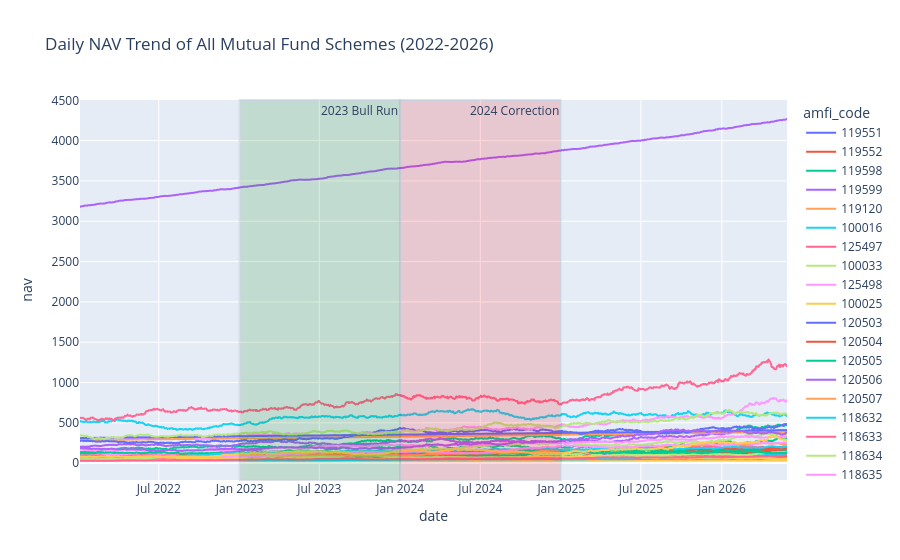

Here is the notebook cell this chart was saved with:
### Code cell
import plotly.express as px

nav["date"] = pd.to_datetime(nav["date"])

fig = px.line(
    nav,
    x="date",
    y="nav",
    color="amfi_code",
    title="Daily NAV Trend of All Mutual Fund Schemes (2022-2026)"
)

fig.add_vrect(
    x0="2023-01-01",
    x1="2023-12-31",
    annotation_text="2023 Bull Run",
    fillcolor="green",
    opacity=0.15
)

fig.add_vrect(
    x0="2024-01-01",
    x1="2024-12-31",
    annotation_text="2024 Correction",
    fillcolor="red",
    opacity=0.15
)

fig.show()

### Figure 1 — Plotly figure (JSON) as saved in the notebook; plotly's stock layout.template omitted (floating-point values rounded to 4 significant figures; data arrays with more than 128 entries replaced by an {"elided": "..."} marker saying what was removed)
{"data": [{"hovertemplate": "amfi_code=119551<br>date=%{x}<br>nav=%{y}<extra></extra>", "legendgroup": "119551", "line": {"color": "#636efa", "dash": "solid"}, "marker": {"symbol": "circle"}, "mode": "lines", "name": "119551", "showlegend": true, "type": "scattergl", "x": {"elided": "1150 str values"}, "xaxis": "x", "y": {"elided": "1150 float values"}, "yaxis": "y"}, {"hovertemplate": "amfi_code=119552<br>date=%{x}<br>nav=%{y}<extra></extra>", "legendgroup": "119552", "line": {"color": "#EF553B", "dash": "solid"}, "marker": {"symbol": "circle"}, "mode": "lines", "name": "119552", "showlegend": true, "type": "scattergl", "x": {"elided": "1150 str values"}, "xaxis": "x", "y": {"elided": "1150 float values"}, "yaxis": "y"}, {"hovertemplate": "amfi_code=119598<br>date=%{x}<br>nav=%{y}<extra></extra>", "legendgroup": "119598", "line": {"color": "#00cc96", "dash": "solid"}, "marker": {"symbol": "circle"}, "mode": "lines", "name": "119598", "showlegend": true, "type": "scattergl", "x": {"elided": "1150 str values"}, "xaxis": "x", "y": {"elided": "1150 float values"}, "yaxis": "y"}, {"hovertemplate": "amfi_code=119599<br>date=%{x}<br>nav=%{y}<extra></extra>", "legendgroup": "119599", "line": {"color": "#ab63fa", "dash": "solid"}, "marker": {"symbol": "circle"}, "mode": "lines", "name": "119599", "showlegend": true, "type": "scattergl", "x": {"elided": "1150 str values"}, "xaxis": "x", "y": {"elided": "1150 float values"}, "yaxis": "y"}, {"hovertemplate": "amfi_code=119120<br>date=%{x}<br>nav=%{y}<extra></extra>", "legendgroup": "119120", "line": {"color": "#FFA15A", "dash": "solid"}, "marker": {"symbol": "circle"}, "mode": "lines", "name": "119120", "showlegend": true, "type": "scattergl", "x": {"elided": "1150 str values"}, "xaxis": "x", "y": {"elided": "1150 float values"}, "yaxis": "y"}, {"hovertemplate": "amfi_code=100016<br>date=%{x}<br>nav=%{y}<extra></extra>", "legendgroup": "100016", "line": {"color": "#19d3f3", "dash": "solid"}, "marker": {"symbol": "circle"}, "mode": "lines", "name": "100016", "showlegend": true, "type": "scattergl", "x": {"elided": "1150 str values"}, "xaxis": "x", "y": {"elided": "1150 float values"}, "yaxis": "y"}, {"hovertemplate": "amfi_code=125497<br>date=%{x}<br>nav=%{y}<extra></extra>", "legendgroup": "125497", "line": {"color": "#FF6692", "dash": "solid"}, "marker": {"symbol": "circle"}, "mode": "lines", "name": "125497", "showlegend": true, "type": "scattergl", "x": {"elided": "1150 str values"}, "xaxis": "x", "y": {"elided": "1150 float values"}, "yaxis": "y"}, {"hovertemplate": "amfi_code=100033<br>date=%{x}<br>nav=%{y}<extra></extra>", "legendgroup": "100033", "line": {"color": "#B6E880", "dash": "solid"}, "marker": {"symbol": "circle"}, "mode": "lines", "name": "100033", "showlegend": true, "type": "scattergl", "x": {"elided": "1150 str values"}, "xaxis": "x", "y": {"elided": "1150 float values"}, "yaxis": "y"}, {"hovertemplate": "amfi_code=125498<br>date=%{x}<br>nav=%{y}<extra></extra>", "legendgroup": "125498", "line": {"color": "#FF97FF", "dash": "solid"}, "marker": {"symbol": "circle"}, "mode": "lines", "name": "125498", "showlegend": true, "type": "scattergl", "x": {"elided": "1150 str values"}, "xaxis": "x", "y": {"elided": "1150 float values"}, "yaxis": "y"}, {"hovertemplate": "amfi_code=100025<br>date=%{x}<br>nav=%{y}<extra></extra>", "legendgroup": "100025", "line": {"color": "#FECB52", "dash": "solid"}, "marker": {"symbol": "circle"}, "mode": "lines", "name": "100025", "showlegend": true, "type": "scattergl", "x": {"elided": "1150 str values"}, "xaxis": "x", "y": {"elided": "1150 float values"}, "yaxis": "y"}, {"hovertemplate": "amfi_code=120503<br>date=%{x}<br>nav=%{y}<extra></extra>", "legendgroup": "120503", "line": {"color": "#636efa", "dash": "solid"}, "marker": {"symbol": "circle"}, "mode": "lines", "name": "120503", "showlegend": true, "type": "scattergl", "x": {"elided": "1150 str values"}, "xaxis": "x", "y": {"elided": "1150 float values"}, "yaxis": "y"}, {"hovertemplate": "amfi_code=120504<br>date=%{x}<br>nav=%{y}<extra></extra>", "legendgroup": "120504", "line": {"color": "#EF553B", "dash": "solid"}, "marker": {"symbol": "circle"}, "mode": "lines", "name": "120504", "showlegend": true, "type": "scattergl", "x": {"elided": "1150 str values"}, "xaxis": "x", "y": {"elided": "1150 float values"}, "yaxis": "y"}, {"hovertemplate": "amfi_code=120505<br>date=%{x}<br>nav=%{y}<extra></extra>", "legendgroup": "120505", "line": {"color": "#00cc96", "dash": "solid"}, "marker": {"symbol": "circle"}, "mode": "lines", "name": "120505", "showlegend": true, "type": "scattergl", "x": {"elided": "1150 str values"}, "xaxis": "x", "y": {"elided": "1150 float values"}, "yaxis": "y"}, {"hovertemplate": "amfi_code=120506<br>date=%{x}<br>nav=%{y}<extra></extra>", "legendgroup": "120506", "line": {"color": "#ab63fa", "dash": "solid"}, "marker": {"symbol": "circle"}, "mode": "lines", "name": "120506", "showlegend": true, "type": "scattergl", "x": {"elided": "1150 str values"}, "xaxis": "x", "y": {"elided": "1150 float values"}, "yaxis": "y"}, {"hovertemplate": "amfi_code=120507<br>date=%{x}<br>nav=%{y}<extra></extra>", "legendgroup": "120507", "line": {"color": "#FFA15A", "dash": "solid"}, "marker": {"symbol": "circle"}, "mode": "lines", "name": "120507", "showlegend": true, "type": "scattergl", "x": {"elided": "1150 str values"}, "xaxis": "x", "y": {"elided": "1150 float values"}, "yaxis": "y"}, {"hovertemplate": "amfi_code=118632<br>date=%{x}<br>nav=%{y}<extra></extra>", "legendgroup": "118632", "line": {"color": "#19d3f3", "dash": "solid"}, "marker": {"symbol": "circle"}, "mode": "lines", "name": "118632", "showlegend": true, "type": "scattergl", "x": {"elided": "1150 str values"}, "xaxis": "x", "y": {"elided": "1150 float values"}, "yaxis": "y"}, {"hovertemplate": "amfi_code=118633<br>date=%{x}<br>nav=%{y}<extra></extra>", "legendgroup": "118633", "line": {"color": "#FF6692", "dash": "solid"}, "marker": {"symbol": "circle"}, "mode": "lines", "name": "118633", "showlegend": true, "type": "scattergl", "x": {"elided": "1150 str values"}, "xaxis": "x", "y": {"elided": "1150 float values"}, "yaxis": "y"}, {"hovertemplate": "amfi_code=118634<br>date=%{x}<br>nav=%{y}<extra></extra>", "legendgroup": "118634", "line": {"color": "#B6E880", "dash": "solid"}, "marker": {"symbol": "circle"}, "mode": "lines", "name": "118634", "showlegend": true, "type": "scattergl", "x": {"elided": "1150 str values"}, "xaxis": "x", "y": {"elided": "1150 float values"}, "yaxis": "y"}, {"hovertemplate": "amfi_code=118635<br>date=%{x}<br>nav=%{y}<extra></extra>", "legendgroup": "118635", "line": {"color": "#FF97FF", "dash": "solid"}, "marker": {"symbol": "circle"}, "mode": "lines", "name": "118635", "showlegend": true, "type": "scattergl", "x": {"elided": "1150 str values"}, "xaxis": "x", "y": {"elided": "1150 float values"}, "yaxis": "y"}, {"hovertemplate": "amfi_code=118636<br>date=%{x}<br>nav=%{y}<extra></extra>", "legendgroup": "118636", "line": {"color": "#FECB52", "dash": "solid"}, "marker": {"symbol": "circle"}, "mode": "lines", "name": "118636", "showlegend": true, "type": "scattergl", "x": {"elided": "1150 str values"}, "xaxis": "x", "y": {"elided": "1150 float values"}, "yaxis": "y"}, {"hovertemplate": "amfi_code=120841<br>date=%{x}<br>nav=%{y}<extra></extra>", "legendgroup": "120841", "line": {"color": "#636efa", "dash": "solid"}, "marker": {"symbol": "circle"}, "mode": "lines", "name": "120841", "showlegend": true, "type": "scattergl", "x": {"elided": "1150 str values"}, "xaxis": "x", "y": {"elided": "1150 float values"}, "yaxis": "y"}, {"hovertemplate": "amfi_code=120842<br>date=%{x}<br>nav=%{y}<extra></extra>", "legendgroup": "120842", "line": {"color": "#EF553B", "dash": "solid"}, "marker": {"symbol": "circle"}, "mode": "lines", "name": "120842", "showlegend": true, "type": "scattergl", "x": {"elided": "1150 str values"}, "xaxis": "x", "y": {"elided": "1150 float values"}, "yaxis": "y"}, {"hovertemplate": "amfi_code=120843<br>date=%{x}<br>nav=%{y}<extra></extra>", "legendgroup": "120843", "line": {"color": "#00cc96", "dash": "solid"}, "marker": {"symbol": "circle"}, "mode": "lines", "name": "120843", "showlegend": true, "type": "scattergl", "x": {"elided": "1150 str values"}, "xaxis": "x", "y": {"elided": "1150 float values"}, "yaxis": "y"}, {"hovertemplate": "amfi_code=120844<br>date=%{x}<br>nav=%{y}<extra></extra>", "legendgroup": "120844", "line": {"color": "#ab63fa", "dash": "solid"}, "marker": {"symbol": "circle"}, "mode": "lines", "name": "120844", "showlegend": true, "type": "scattergl", "x": {"elided": "1150 str values"}, "xaxis": "x", "y": {"elided": "1150 float values"}, "yaxis": "y"}, {"hovertemplate": "amfi_code=119092<br>date=%{x}<br>nav=%{y}<extra></extra>", "legendgroup": "119092", "line": {"color": "#FFA15A", "dash": "solid"}, "marker": {"symbol": "circle"}, "mode": "lines", "name": "119092", "showlegend": true, "type": "scattergl", "x": {"elided": "1150 str values"}, "xaxis": "x", "y": {"elided": "1150 float values"}, "yaxis": "y"}, {"hovertemplate": "amfi_code=119093<br>date=%{x}<br>nav=%{y}<extra></extra>", "legendgroup": "119093", "line": {"color": "#19d3f3", "dash": "solid"}, "marker": {"symbol": "circle"}, "mode": "lines", "name": "119093", "showlegend": true, "type": "scattergl", "x": {"elided": "1150 str values"}, "xaxis": "x", "y": {"elided": "1150 float values"}, "yaxis": "y"}, {"hovertemplate": "amfi_code=119094<br>date=%{x}<br>nav=%{y}<extra></extra>", "legendgroup": "119094", "line": {"color": "#FF6692", "dash": "solid"}, "marker": {"symbol": "circle"}, "mode": "lines", "name": "119094", "showlegend": true, "type": "scattergl", "x": {"elided": "1150 str values"}, "xaxis": "x", "y": {"elided": "1150 float values"}, "yaxis": "y"}, {"hovertemplate": "amfi_code=119095<br>date=%{x}<br>nav=%{y}<extra></extra>", "legendgroup": "119095", "line": {"color": "#B6E880", "dash": "solid"}, "marker": {"symbol": "circle"}, "mode": "lines", "name": "119095", "showlegend": true, "type": "scattergl", "x": {"elided": "1150 str values"}, "xaxis": "x", "y": {"elided": "1150 float values"}, "yaxis": "y"}, {"hovertemplate": "amfi_code=101206<br>date=%{x}<br>nav=%{y}<extra></extra>", "legendgroup": "101206", "line": {"color": "#FF97FF", "dash": "solid"}, "marker": {"symbol": "circle"}, "mode": "lines", "name": "101206", "showlegend": true, "type": "scattergl", "x": {"elided": "1150 str values"}, "xaxis": "x", "y": {"elided": "1150 float values"}, "yaxis": "y"}, {"hovertemplate": "amfi_code=101207<br>date=%{x}<br>nav=%{y}<extra></extra>", "legendgroup": "101207", "line": {"color": "#FECB52", "dash": "solid"}, "marker": {"symbol": "circle"}, "mode": "lines", "name": "101207", "showlegend": true, "type": "scattergl", "x": {"elided": "1150 str values"}, "xaxis": "x", "y": {"elided": "1150 float values"}, "yaxis": "y"}, {"hovertemplate": "amfi_code=101208<br>date=%{x}<br>nav=%{y}<extra></extra>", "legendgroup": "101208", "line": {"color": "#636efa", "dash": "solid"}, "marker": {"symbol": "circle"}, "mode": "lines", "name": "101208", "showlegend": true, "type": "scattergl", "x": {"elided": "1150 str values"}, "xaxis": "x", "y": {"elided": "1150 float values"}, "yaxis": "y"}, {"hovertemplate": "amfi_code=102885<br>date=%{x}<br>nav=%{y}<extra></extra>", "legendgroup": "102885", "line": {"color": "#EF553B", "dash": "solid"}, "marker": {"symbol": "circle"}, "mode": "lines", "name": "102885", "showlegend": true, "type": "scattergl", "x": {"elided": "1150 str values"}, "xaxis": "x", "y": {"elided": "1150 float values"}, "yaxis": "y"}, {"hovertemplate": "amfi_code=102886<br>date=%{x}<br>nav=%{y}<extra></extra>", "legendgroup": "102886", "line": {"color": "#00cc96", "dash": "solid"}, "marker": {"symbol": "circle"}, "mode": "lines", "name": "102886", "showlegend": true, "type": "scattergl", "x": {"elided": "1150 str values"}, "xaxis": "x", "y": {"elided": "1150 float values"}, "yaxis": "y"}, {"hovertemplate": "amfi_code=102887<br>date=%{x}<br>nav=%{y}<extra></extra>", "legendgroup": "102887", "line": {"color": "#ab63fa", "dash": "solid"}, "marker": {"symbol": "circle"}, "mode": "lines", "name": "102887", "showlegend": true, "type": "scattergl", "x": {"elided": "1150 str values"}, "xaxis": "x", "y": {"elided": "1150 float values"}, "yaxis": "y"}, {"hovertemplate": "amfi_code=148567<br>date=%{x}<br>nav=%{y}<extra></extra>", "legendgroup": "148567", "line": {"color": "#FFA15A", "dash": "solid"}, "marker": {"symbol": "circle"}, "mode": "lines", "name": "148567", "showlegend": true, "type": "scattergl", "x": {"elided": "1150 str values"}, "xaxis": "x", "y": {"elided": "1150 float values"}, "yaxis": "y"}, {"hovertemplate": "amfi_code=148568<br>date=%{x}<br>nav=%{y}<extra></extra>", "legendgroup": "148568", "line": {"color": "#19d3f3", "dash": "solid"}, "marker": {"symbol": "circle"}, "mode": "lines", "name": "148568", "showlegend": true, "type": "scattergl", "x": {"elided": "1150 str values"}, "xaxis": "x", "y": {"elided": "1150 float values"}, "yaxis": "y"}, {"hovertemplate": "amfi_code=148569<br>date=%{x}<br>nav=%{y}<extra></extra>", "legendgroup": "148569", "line": {"color": "#FF6692", "dash": "solid"}, "marker": {"symbol": "circle"}, "mode": "lines", "name": "148569", "showlegend": true, "type": "scattergl", "x": {"elided": "1150 str values"}, "xaxis": "x", "y": {"elided": "1150 float values"}, "yaxis": "y"}, {"hovertemplate": "amfi_code=149322<br>date=%{x}<br>nav=%{y}<extra></extra>", "legendgroup": "149322", "line": {"color": "#B6E880", "dash": "solid"}, "marker": {"symbol": "circle"}, "mode": "lines", "name": "149322", "showlegend": true, "type": "scattergl", "x": {"elided": "1150 str values"}, "xaxis": "x", "y": {"elided": "1150 float values"}, "yaxis": "y"}, {"hovertemplate": "amfi_code=149323<br>date=%{x}<br>nav=%{y}<extra></extra>", "legendgroup": "149323", "line": {"color": "#FF97FF", "dash": "solid"}, "marker": {"symbol": "circle"}, "mode": "lines", "name": "149323", "showlegend": true, "type": "scattergl", "x": {"elided": "1150 str values"}, "xaxis": "x", "y": {"elided": "1150 float values"}, "yaxis": "y"}, {"hovertemplate": "amfi_code=149324<br>date=%{x}<br>nav=%{y}<extra></extra>", "legendgroup": "149324", "line": {"color": "#FECB52", "dash": "solid"}, "marker": {"symbol": "circle"}, "mode": "lines", "name": "149324", "showlegend": true, "type": "scattergl", "x": {"elided": "1150 str values"}, "xaxis": "x", "y": {"elided": "1150 float values"}, "yaxis": "y"}], "layout": {"annotations": [{"showarrow": false, "text": "2023 Bull Run", "x": "2023-12-31", "xanchor": "right", "xref": "x", "y": 1, "yanchor": "top", "yref": "y domain"}, {"showarrow": false, "text": "2024 Correction", "x": "2024-12-31", "xanchor": "right", "xref": "x", "y": 1, "yanchor": "top", "yref": "y domain"}], "legend": {"title": {"text": "amfi_code"}, "tracegroupgap": 0}, "shapes": [{"fillcolor": "green", "opacity": 0.15, "type": "rect", "x0": "2023-01-01", "x1": "2023-12-31", "xref": "x", "y0": 0, "y1": 1, "yref": "y domain"}, {"fillcolor": "red", "opacity": 0.15, "type": "rect", "x0": "2024-01-01", "x1": "2024-12-31", "xref": "x", "y0": 0, "y1": 1, "yref": "y domain"}], "title": {"text": "Daily NAV Trend of All Mutual Fund Schemes (2022-2026)"}, "xaxis": {"anchor": "y", "domain": [0, 1], "title": {"text": "date"}}, "yaxis": {"anchor": "x", "domain": [0, 1], "title": {"text": "nav"}}}}
